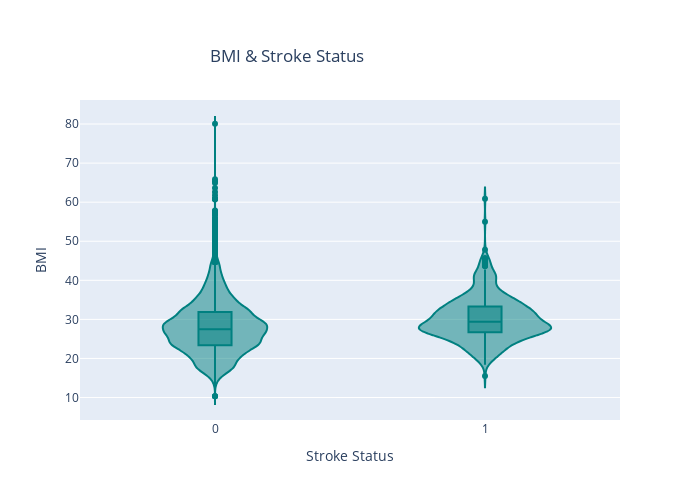

Source (notebook cell):
### Code cell
fig = px.violin(train_df, y = 'bmi', x='stroke', box=True, width=700, height=500, color_discrete_sequence=plot_color, 
                   title='BMI & Stroke Status', 
               labels={'stroke': 'Stroke Status', 'bmi': 'BMI'})
fig.update_layout(title_x = 0.3, title_y = 0.9)
#fig.show()

### Figure 1 — Plotly figure (JSON) as saved in the notebook; plotly's stock layout.template omitted (floating-point values rounded to 4 significant figures; data arrays with more than 128 entries replaced by an {"elided": "..."} marker saying what was removed)
{"data": [{"alignmentgroup": "True", "box": {"visible": true}, "hovertemplate": "Stroke Status=%{x}<br>BMI=%{y}<extra></extra>", "legendgroup": "", "marker": {"color": "#008080"}, "name": "", "offsetgroup": "", "orientation": "v", "scalegroup": "True", "showlegend": false, "type": "violin", "x": {"elided": "15303 int values"}, "x0": " ", "xaxis": "x", "y": {"elided": "15303 float values"}, "y0": " ", "yaxis": "y"}], "layout": {"height": 500, "legend": {"tracegroupgap": 0}, "title": {"text": "BMI & Stroke Status", "x": 0.3, "y": 0.9}, "violinmode": "group", "width": 700, "xaxis": {"anchor": "y", "domain": [0, 1], "title": {"text": "Stroke Status"}}, "yaxis": {"anchor": "x", "domain": [0, 1], "title": {"text": "BMI"}}}}
